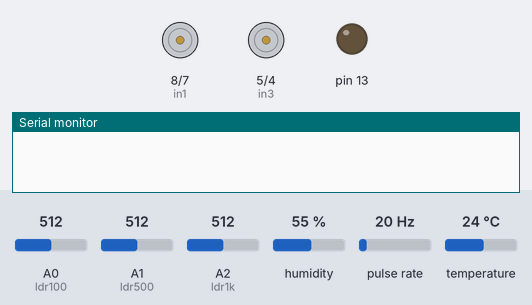
Bench run of a sketch on a simulated Arduino Uno, built with avr-gcc and run on an emulated ATmega328P. Shown: motor-driver pin pairs drawn as motors (green arrow = first pin HIGH = forward, orange = second pin HIGH = backward, longer = more drive, scaled by the enable pin), output pins drawn as LEDs (lit = HIGH), the last lines printed to the serial monitor. Wiring (inferred from the names in the program): pulse sensor: data pin 2. The test bench sets the inputs (shaded band); at power-on: humidity 55 %, A0 (ldr100) = 512, A1 (ldr500) = 512, A2 (ldr1k) = 512, pulse rate 20 Hz, temperature 24 °C.

Above: at 1.2 s.
1.3 s: humidity set to 80 %
8.3 s: humidity set to 83 %
At 13.5 s:
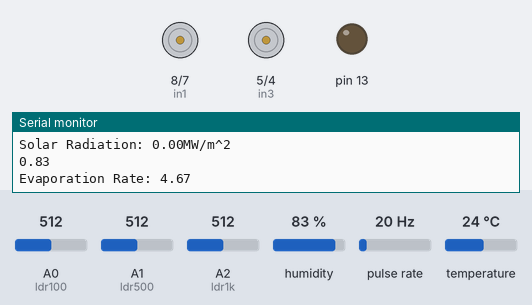
13.8 s: humidity set to 22 %
At 19.4 s:
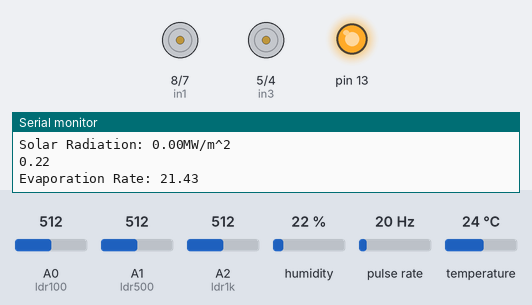
19.9 s: humidity set to 88 %
At 25.0 s:
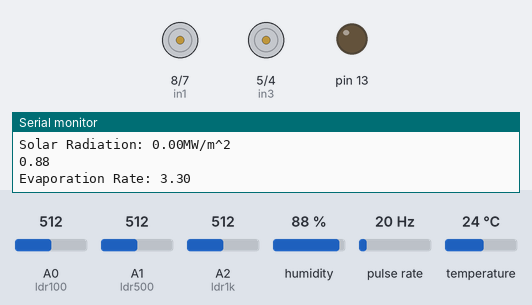
Timing chart, 0 to 26.5 s (numbered marks = the images above; inputs shaded):
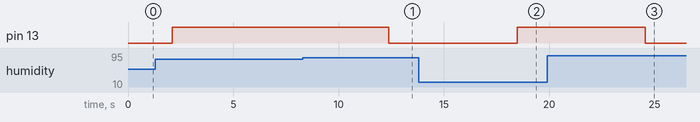

Measured:
- after the input at 8.3 s, pin 13: HIGH → LOW after 4.1 s
- after the input at 13.8 s, pin 13: LOW → HIGH after 4.7 s
- after the input at 19.9 s, pin 13: HIGH → LOW after 4.7 s

The sketch:

Sensors.ino
```cpp
#include <DHT.h>

unsigned long timemeasure = 2.00; // seconds

float threshold = 5.0; //threshold in mm/day of evap rate

// anemometer parameters
volatile byte rpmcount; // count signals
volatile unsigned long last_micros;
unsigned long timeold;
int timetoSleep = 1;               // minutes
unsigned long sleepTime = 15;      // minutes
unsigned long timeNow;
int countThing = 0;
int GPIO_pulse = 2; // Arduino = D2
float rpm, rps;     // frequencies
float radius = 0.1; // meters - measure of the lenght of each the anemometer wing
float velocity_kmh; // km/h
float velocity_ms;  //m/s
float omega = 0;    // rad/s
float calibration_value = 2.0;

//dht22 parameters
#define DHTpin 10
#define DHTtype DHT22
float temperature;
float humidity;

//Irradiance parameters
int ldr100 = A0;
int ldr500 = A1;
int ldr1k = A2;

float ldr100val;
float ldr500val;
float ldr1kval;

float irradiance;

//Motor A
int enA = 9;
int in1 = 8;
int in2 = 7;

//Motor B
int enB = 3;
int in3 = 5;
int in4 = 4;

bool isOpen = false;

DHT dht(DHTpin, DHTtype);

void setup()
{
    Serial.begin(9600);
    dht.begin();

    pinMode(A0, INPUT);
    pinMode(A1, INPUT);
    pinMode(A2, INPUT);

    pinMode(4, INPUT);
    pinMode(13,OUTPUT);

    pinMode(enA, OUTPUT);
    pinMode(enB, OUTPUT);
    pinMode(in1, OUTPUT);
    pinMode(in2, OUTPUT);
    pinMode(in3, OUTPUT);
    pinMode(in4, OUTPUT);


    pinMode(GPIO_pulse, INPUT_PULLUP);
    digitalWrite(GPIO_pulse, LOW);

    detachInterrupt(digitalPinToInterrupt(GPIO_pulse));                         // force to initiate Interrupt on zero
    attachInterrupt(digitalPinToInterrupt(GPIO_pulse), rpm_anemometer, RISING); //Initialize the intterrupt pin
    rpmcount = 0;
    rpm = 0;
    timeold = 0;
    timeNow = 0;

} // end of setup

void loop()
{
    //irradiance stuff
    ldr100val = analogRead(ldr100)/204.8;
    ldr500val = analogRead(ldr500)/204.8;
    ldr1kval = analogRead(ldr1k)/204.8;

    //I know this code looks ugly, sorry :(
    if(2.75 < ldr1kval && ldr1kval < 4.76)
    {
        irradiance = G1(ldr1kval);
    }

    if(0.38<ldr100val&&ldr100val<0.61)
    {
        irradiance = G2(ldr100val);
    }
    else if (0.32<ldr100val&&ldr100val<0.39)
    {
        irradiance = G3(ldr100val);
    }
    else if (0.29<ldr100val&&ldr100val<0.33)
    {
        irradiance = G4(ldr100val);
    }

    if (0.37<ldr500val&&ldr500val<0.42)
    {
        irradiance = G5(ldr500val);
    }

    //dht stuff
    temperature = dht.readTemperature();
    humidity = dht.readHumidity();

    if ((millis() - timeold) >= timemeasure * 1000)
    {
    countThing++;

    //wind speeed
    detachInterrupt(digitalPinToInterrupt(GPIO_pulse)); // Disable interrupt when calculating
    rps = float(rpmcount) / float(timemeasure);         // rotations per second
    rpm = 60 * rps;                                     // rotations per minute
    omega = 2 * PI * rps;                               // rad/s
    velocity_ms = omega * radius * calibration_value;   // m/s
    velocity_kmh = velocity_ms * 3.6;                   // km/h

    Serial.println("________________________________");

    Serial.print("Wind Speed: ");
    Serial.print(velocity_ms);
    Serial.println(" m/s");

    Serial.print("Temperature: ");
    Serial.print(temperature);
    Serial.println(" C");

    Serial.print("Humidity: ");
    Serial.print(humidity);
    Serial.println("%");

    Serial.print("Solar Radiation: ");
    Serial.print(irradiance);
    Serial.println("MW/m^2");

    float decHum = humidity * 0.01;
    Serial.println(decHum);
    float evapRate = EvapRate(decHum, temperature, velocity_ms, irradiance);

    Serial.print("Evaporation Rate: ");
    Serial.println(evapRate);

    //checks if irradiance is above the set threshold, you put the motor activation code here
    if(evapRate>threshold && !isOpen)
    {
        digitalWrite(13, 1); //turn on the motor

        digitalWrite(in1, 1);
        digitalWrite(in2, 0);
        digitalWrite(in3, 1);
        digitalWrite(in4, 0);
        delay(3000);

        digitalWrite(in1, 0);
        digitalWrite(in2, 0);
        digitalWrite(in3, 0);
        digitalWrite(in4, 0);
        delay(1000);

        isOpen = true;

    }
    else if (evapRate<threshold && isOpen)
    {
        digitalWrite(13, 0); //turn off the motor

        digitalWrite(in1, 0);
        digitalWrite(in2, 1);
        digitalWrite(in3, 0);
        digitalWrite(in4, 1);
        delay(3000);

        digitalWrite(in1, 0);
        digitalWrite(in2, 0);
        digitalWrite(in3, 0);
        digitalWrite(in4, 0);
        delay(1000);

        isOpen = false;
    }

    if (countThing == 1) // Send data per timeasure seconds
    {
        countThing = 0;
    }
    timeold = millis();
    rpmcount = 0;
    attachInterrupt(digitalPinToInterrupt(GPIO_pulse), rpm_anemometer, RISING); // enable interrupt
    }

} // end of loop

void rpm_anemometer()
{
  if (long(micros() - last_micros) >= 5000)
  { // time to debounce measures
    rpmcount++;
    last_micros = micros();
  }
}

//This function measures the evaporation
float EvapRate(float h, float t, float u, float r)
{
    //Energy Balance
    float lv = (2501000) - (2370*t);
    float Er = (r)/(lv*997) * 86400000;

    //Aerodynamic
    float B = (0.102*u)/77.53;
    float eas = 611*exp((17.27*t)/(237.3+t));
    float ea = h*eas;
    float Ea = B*(eas - ea);

    //Combined
    float d = (4098*eas)/pow(237.3+t,2);
    float E = ((d/(d+66.8))*Er) + ((66.8/(d+66.8))*Ea);

    return E;
}

//for radiation stuff
//Based on the research paper "Low-Cost Solar Irradiance Meter using LDR Sensors"
float G1(float v)
{
    return 47.52*pow(v,2)-438.01*v+1048;
}

float G2(float v)
{
    return 5512.4*pow(v,2)-6302.7*v+2005.3;
}

float G3(float v)
{
    return 19312*pow(v,2)-16897*v+4049.3;
}

float G4(float v)
{
    return 44630*pow(v,2)-32792*v+6553.5;
}

float G5(float v)
{
    return 47767*pow(v,2)-41939*v+9999.7;
}
```
